Frame 1 (no input): blank canvas, image omitted
Frame 60 (the mouse pressed at the canvas centre just before this capture): blank canvas, image omitted
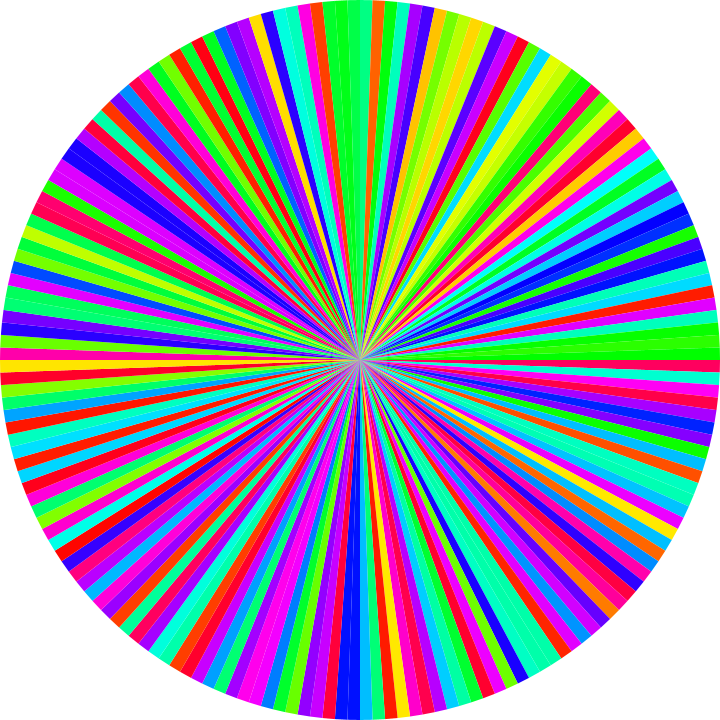
Frame 120 (the mouse held since frame 60 and released just before this capture)

The Processing sketch whose frames 1 and 60 were blank and that drew this single picture after the mouse press (run headless with seeded random() and noise(); from frame 60 on, the mouse is pressed at the canvas centre):

// Processing sketch: color_wheel
// ── color_wheel.pde
void setup() {
  size(720, 720);
  //noCursor();
  colorMode(HSB, 360, 720, 720);
  noStroke();
  //noLoop();
}

void draw() {
  background(0, 0, width);
  beginShape(TRIANGLE_FAN);
  vertex(width/2, height/2);
  randomSeed(mouseY);
  int step = max(2, mouseX/2);
  for (int i = 0; i <= 360; i+=360/step) {
    fill(random(360), height, width);
    vertex(cos(radians(i))*width/2+width/2, sin(radians(i))*height/2+height/2);
  }
  endShape();
}
